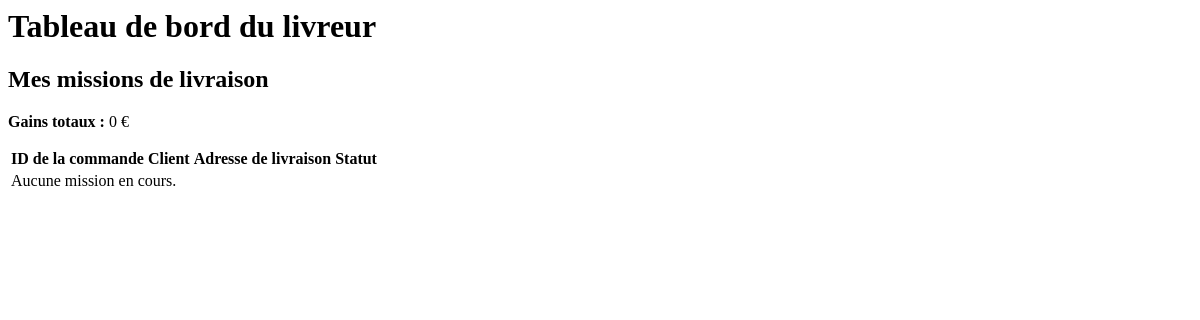
Page /delivery/dashboard/ (signed in) on the earlier database version.
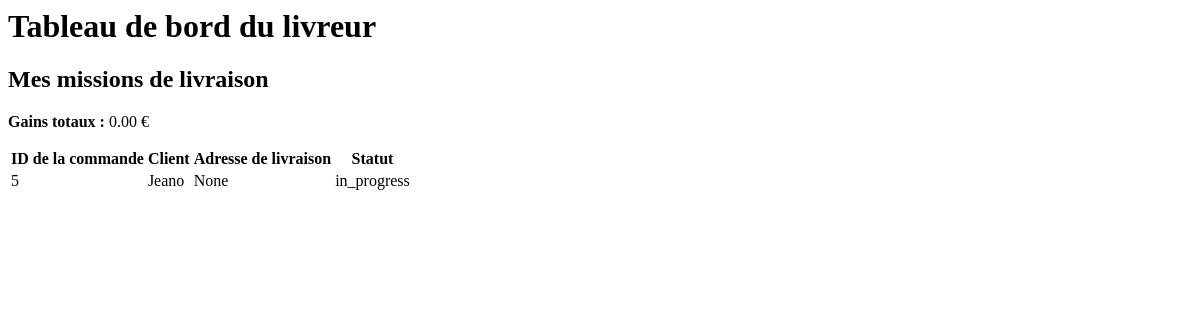
Same page on the later database version.
### store/models.py (models this page shows, shortened)
class Order(models.Model):
    user = models.ForeignKey(User, on_delete=models.CASCADE)
    delivery_person = models.ForeignKey(DeliveryPerson, on_delete=models.SET_NULL, null=True, blank=True)
    total_price = models.DecimalField(max_digits=10, decimal_places=2)
    delivery_fee = models.DecimalField(max_digits=10, decimal_places=2, default=0)  # Nouveau champ pour le prix de livraison
    status = models.CharField(max_length=20, default='pending')  # Statut de la commande
    delivery_address = models.CharField(max_length=255, null=True)  # Adresse de livraison
    created_at = models.DateTimeField(auto_now_add=True)

class User(AbstractUser):
    is_admin = models.BooleanField(default=False)
    favorites = models.ManyToManyField('Product', related_name='favorited_by', blank=True)
    profile_picture = models.ImageField(upload_to='profile_pictures/', null=True, blank=True)  # Champ pour l'upload de la photo de profil
    groups = models.ManyToManyField(
        Group,
        related_name='store_user_groups',  # Nom unique pour éviter les conflits
        blank=True,
    )
    user_permissions = models.ManyToManyField(
        Permission,
        related_name='store_user_permissions',  # Nom unique pour éviter les conflits
        blank=True,
    )

### store/views.py (the view)
# urls.py: path('delivery/dashboard/', delivery_dashboard, name='delivery_dashboard'),
@login_required
def delivery_dashboard(request):
    delivery_person = get_object_or_404(DeliveryPerson, user=request.user)
    missions = Order.objects.filter(delivery_person=delivery_person, status='in_progress')
    total_earnings = sum(order.delivery_fee for order in Order.objects.filter(delivery_person=delivery_person))
    return render(request, 'store/delivery_dashboard.html', {'missions': missions, 'total_earnings': total_earnings})

### store/templates/store/delivery_dashboard.html
<h1>Tableau de bord du livreur</h1>
<h2>Mes missions de livraison</h2>
<p><strong>Gains totaux : </strong>{{ total_earnings }} €</p>
<table>
    <tr>
        <th>ID de la commande</th>
        <th>Client</th>
        <th>Adresse de livraison</th>
        <th>Statut</th>
    </tr>
    {% for mission in missions %}
    <tr>
        <td>{{ mission.id }}</td>
        <td>{{ mission.user.username }}</td>
        <td>{{ mission.delivery_address }}</td>
        <td>{{ mission.status }}</td>
    </tr>
    {% empty %}
    <tr>
        <td colspan="4">Aucune mission en cours.</td>
    </tr>
    {% endfor %}
</table>

Differences in the rows shown:
now on this page (row edited): Order: id "5", user.username "Jeano", delivery_address "None", status "in_progress"
Other differences:
{{ total_earnings }}: "0" → "0.00"
text no longer shown: "Aucune mission en cours."
